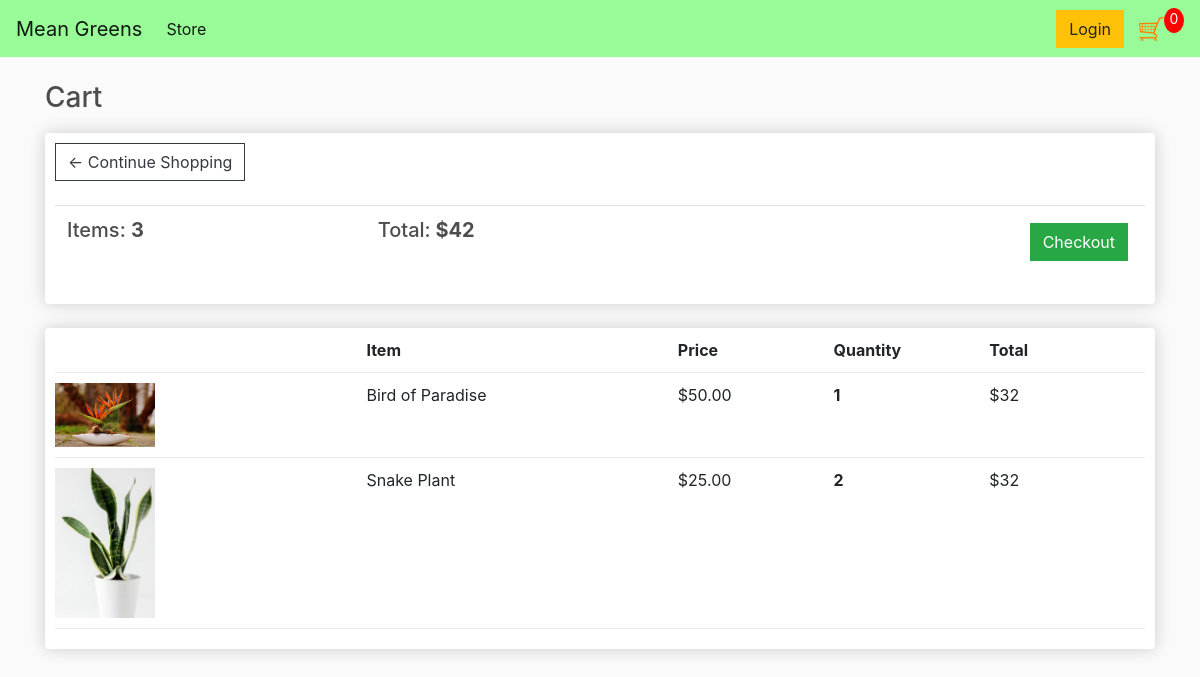
The app's page /cart/ (signed in) with its own data.
### store/models.py (models this page shows, shortened)
class OrderItem(models.Model):
    product = models.ForeignKey(Product, on_delete=models.SET_NULL, blank=True, null=True)
    order = models.ForeignKey(Order, on_delete=models.SET_NULL, blank=True, null=True)
    quantity = models.IntegerField(default=0, null=True, blank=True)
    date_added = models.DateTimeField(auto_now_add=True)

class Product(models.Model):
    name = models.CharField(max_length=200, null=True)
    price = models.FloatField()
    digital = models.BooleanField(default=False, null=True, blank=False)
    image = models.ImageField(null=True, blank=True)
    @property
    def imageURL(self):
        try:
            url = self.image.url
        except:
            url = ''
        return url

### store/views.py (the view)
# urls.py: path('cart/',views.cart,name="cart"),
def cart(request):
    if request.user.is_authenticated:
        customer = request.user.customer
        order, created = Order.objects.get_or_create(customer=customer, complete=False)
        items = order.orderitem_set.all()
    else:
        items = []
    context = {'items':items}
    return render(request, 'store/cart.html', context)

### store/templates/store/cart.html (shortened to what this page needs)
{% extends 'store/main.html' %}
{% load static %}
{% block content %}
<h3>Cart</h3>
<div class="row">
    <div class="col-lg-12">
        <div class="box-element">
            <a class="btn btn-outline-dark" href="{% url 'store' %}">&#x2190; Continue Shopping</a>
            <br>
            <br>
            <table class="table">
                <tr>
                    <th>
                        <h5>Items: <strong>3</strong></h5>
                    </th>
                    <th>
                        <h5>Total:<strong> $42</strong></h5>
                    </th>
                    <th>
                        <a style="float:right; margin:5px;" class="btn btn-success"
                            href="{% url 'checkout' %}">Checkout</a>
                    </th>
                </tr>
            </table>
        </div>
        <br>
        <div class="box-element">
            <div class="cart-row">
                <div style="flex:2"></div>
                <div style="flex:2"><strong>Item</strong></div>
                <div style="flex:1"><strong>Price</strong></div>
                <div style="flex:1"><strong>Quantity</strong></div>
                <div style="flex:1"><strong>Total</strong></div>
            </div>
            {% for item in items %}
            <div class="cart-row">
                <div style="flex:2"><img class="row-image" src="{{item.product.imageURL}}"></div>
                <div style="flex:2">
                    <p>{{item.product.name}}</p>
                </div>
                <div style="flex:1">
                    <p>${{item.product.price|floatformat:2}}</p>
                </div>
                <div style="flex:1">
                    <p class="quantity">{{item.quantity}}</p>
                    <div class="quantity">
                    </div>
                </div>
                <div style="flex:1">
                    <p>$32</p>
                </div>
            </div>
            {% endfor %}
        </div>
    </div>
</div>
{% endblock content %}

### static/css/main.css (style rules this page uses)
body { background-color: hsl(0, 0%, 98%); }
h1,h2,h3,h4,h5,h6 { color:hsl(0, 0%, 30%); }
.box-element { box-shadow:hsl(0, 0%, 80%) 0 0 16px; background-color: #fff; border-radius: 4px; padding: 10px; }
.col-lg-4, .col-lg-6, .col-lg-8, .col-lg-12 { margin-top: 10px; }
.btn { border-radius: 0; }
.row-image { width: 100px; }
.cart-row { display: flex; align-items: flex-stretch; padding-bottom: 10px; margin-bottom: 10px; border-bottom: 1px solid #ececec; }
.quantity { display: inline-block; font-weight: 700; padding-right:10px; }

### records on screen
OrderItem: product.imageURL (picture), product.name "Bird of Paradise", product.price "50.00", quantity "1"
OrderItem: product.imageURL (picture), product.name "Snake Plant", product.price "25.00", quantity "2"
